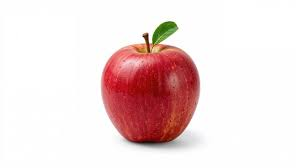
#> input picture apple.jpg, 299 x 168 px
$ python image_thresholding.py
#> lines starting #> are read from the running program, lines starting #| are printed output that depends on the picture; after the words box and inside, x2 and y2 are one past the last pixel; in counts of white or black regions, pixels touching at a corner belong together
import cv2
import matplotlib.pyplot as plt

def main():
    image_path = 'apple.jpg'
    # 이진화(Thresholding)는 기본적으로 그레이스케일 이미지에서 수행합니다.
    image = cv2.imread(image_path, cv2.IMREAD_GRAYSCALE)
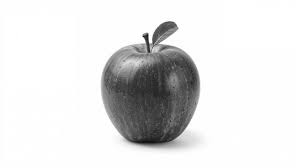
#> image: shape (168, 299); min 16, max 255, mean 226.1

    if image is None:
        print(f"이미지를 찾을 수 없습니다: {image_path}")
        return

    print(f"Original Shape: {image.shape}")
#| Original Shape: (168, 299)

    # 1. Global Thresholding (전역 임계처리)
    # 127보다 크면 255(흰색), 아니면 0(검은색)
    # 가장 단순하지만, 조명이 불균일하면 잘 안 됨.
    ret1, thresh_global = cv2.threshold(image, 127, 255, cv2.THRESH_BINARY)
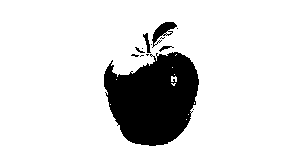
#> thresh_global: shape (168, 299); 86.5% white; 13 black regions (8 under 20 px), largest, box (x1, y1, x2, y2) and area: (104, 52, 199, 146) 6389, (152, 22, 177, 48) 252, (143, 33, 151, 53) 68, (159, 46, 174, 52) 34, (135, 47, 145, 53) 21
    print(f"Global Threshold Value used: {ret1}")

    # 2. Otsu's Binarization (오츠 알고리즘)
    # 히스토그램을 분석해서 "최적의 임계값"을 컴퓨터가 자동으로 찾음.
    # 0을 넣고 cv2.THRESH_OTSU 옵션을 주면 됨.
    ret2, thresh_otsu = cv2.threshold(image, 0, 255, cv2.THRESH_BINARY + cv2.THRESH_OTSU)
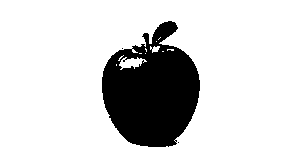
#> thresh_otsu: shape (168, 299); 83.6% white; 3 black regions (2 under 20 px), largest, box (x1, y1, x2, y2) and area: (102, 21, 200, 147) 8240
#> ret2 = 171
    print(f"Otsu's Threshold Value calculated: {ret2}")
#| Otsu's Threshold Value calculated: 171.0

    # 3. Adaptive Thresholding (적응형 임계처리)
    # 이미지를 작은 구역으로 나누어 각 구역마다 다른 임계값을 적용.
    # 조명이 불균일하거나 그림자가 진 곳에서도 잘 됨.
    # thresh_adaptive = cv2.adaptiveThreshold(src, maxValue, adaptiveMethod, thresholdType, blockSize, C)
    thresh_adaptive = cv2.adaptiveThreshold(image, 255,
                                            cv2.ADAPTIVE_THRESH_GAUSSIAN_C,
                                            cv2.THRESH_BINARY,
                                            11, 2)
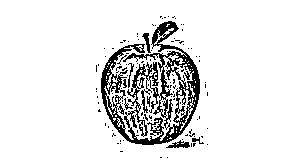
#> thresh_adaptive: shape (168, 299); 90.3% white; black in thin lines or dots, all inside (x1, y1, x2, y2) = (96, 16, 208, 158)

    # --- 시각화 ---
    plt.figure(figsize=(16, 5))
    plt.suptitle("Image Thresholding (Binarization) Techniques", fontsize=16)

    # 원본
    plt.subplot(1, 4, 1)
    plt.imshow(image, cmap='gray')
    plt.title("Original (Grayscale)")
    plt.axis('off')

    # Global
    plt.subplot(1, 4, 2)
    plt.imshow(thresh_global, cmap='gray')
    plt.title(f"Global Threshold (v=127)")
    plt.axis('off')

    # Otsu
    plt.subplot(1, 4, 3)
    plt.imshow(thresh_otsu, cmap='gray')
    plt.title(f"Otsu's Threshold (v={ret2:.0f})")
    plt.axis('off')

    # Adaptive
    plt.subplot(1, 4, 4)
    plt.imshow(thresh_adaptive, cmap='gray')
    plt.title("Adaptive Threshold\n(Shadow/Detail handled)")
    plt.axis('off')

    plt.tight_layout()
    plt.show()

if __name__ == "__main__":
    main()
